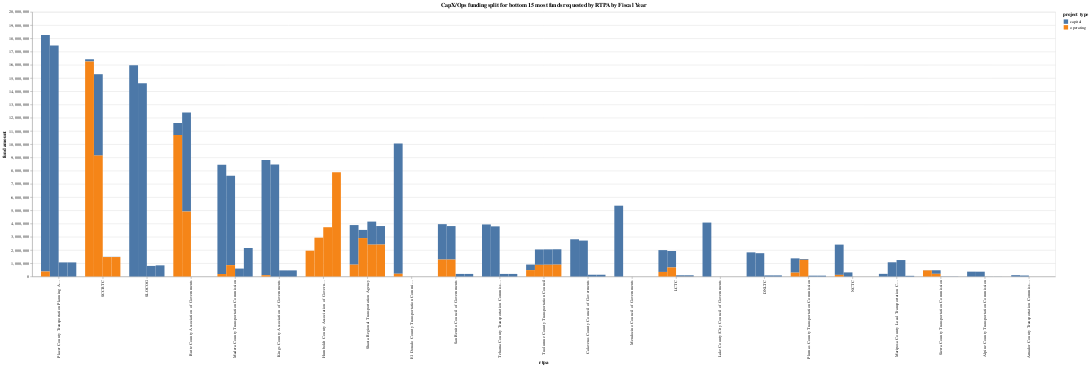

The notebook cell this image was saved under:
### Code cell
bottom_15

### Figure 1 — Vega-Lite specification as saved in the notebook (floating-point values rounded to 4 significant figures; data arrays with more than 128 entries replaced by an {"elided": "..."} marker saying what was removed)
{"config": {"view": {"continuousWidth": 300, "continuousHeight": 300}}, "data": {"name": "data-a5f2d68ab3da89391d4c759c727795e3"}, "mark": {"type": "bar", "point": true}, "encoding": {"color": {"field": "project type", "type": "nominal"}, "detail": {"field": "fiscal year", "type": "nominal"}, "tooltip": [{"field": "rtpa", "type": "nominal"}, {"field": "project type", "type": "nominal"}, {"field": "fund amount", "type": "quantitative"}, {"field": "fiscal year", "type": "nominal"}], "x": {"field": "rtpa", "sort": "-y", "type": "nominal"}, "xOffset": {"field": "fiscal year", "type": "nominal"}, "y": {"field": "fund amount", "type": "quantitative"}}, "height": 600, "resolve": {"scale": {"x": "shared", "y": "independent"}}, "title": "CapX/Ops funding split for bottom 15 most funds requested by RTPA by Fiscal Year", "width": "container", "$schema": "https://vega.github.io/schema/vega-lite/v5.17.0.json", "datasets": {"data-a5f2d68ab3da89391d4c759c727795e3": {"elided": "184 records"}}}
